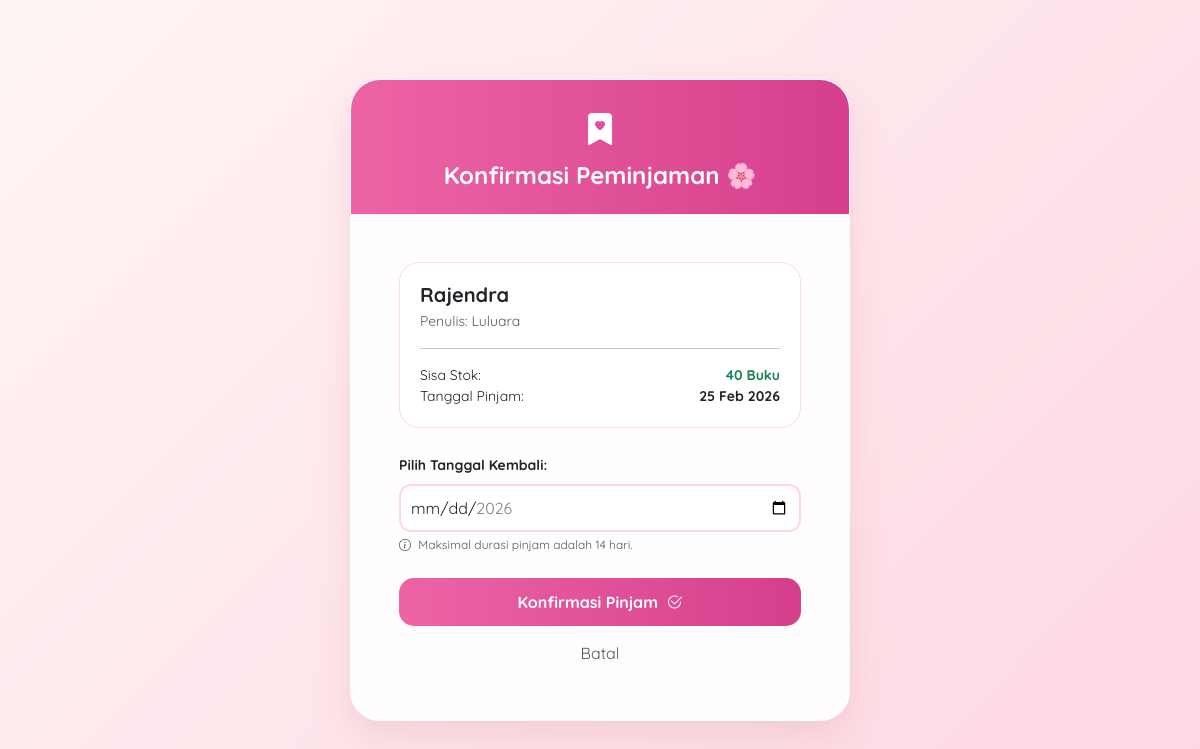
/peminjam/pinjam_buku.php?id=14 (signed in), run on the app's committed database.
### tables this page shows
CREATE TABLE `buku` (
  `id_buku` int(11) NOT NULL,
  `judul` varchar(255) NOT NULL,
  `penulis` varchar(255) NOT NULL,
  `penerbit` varchar(255) NOT NULL,
  `tahun_terbit` int(11) NOT NULL,
  `stok` int(11) DEFAULT 0
);

### peminjam/pinjam_buku.php (the view, shortened to what this page needs)
<?php
include '../config/koneksi.php';
$id_buku = mysqli_real_escape_string($koneksi, $_GET['id']);
$query_buku = mysqli_query($koneksi, "SELECT * FROM buku WHERE id_buku = '$id_buku'");
$buku = mysqli_fetch_array($query_buku);
?>
<!DOCTYPE html>
<html lang="id">
<head>
    <link href="https://cdn.jsdelivr.net/npm/bootstrap@5.3.0/dist/css/bootstrap.min.css" rel="stylesheet">
    <link rel="stylesheet" href="https://cdn.jsdelivr.net/npm/bootstrap-icons@1.11.1/font/bootstrap-icons.css">
</head>
<body>
<div class="confirm-card">
    <div class="card-header-sakura">
        <i class="bi bi-bookmark-heart-fill fs-2"></i>
        <h4 class="fw-bold mb-0 mt-2">Konfirmasi Peminjaman 🌸</h4>
    </div>
    <div class="p-4 p-md-5">
        <div class="book-detail-box mb-4">
            <h5 class="fw-bold text-dark mb-1"><?= $buku['judul'] ?></h5>
            <p class="text-muted small mb-2">Penulis: <?= $buku['penulis'] ?></p>
            <hr class="opacity-25">
            <div class="d-flex justify-content-between small">
                <span>Sisa Stok:</span>
                <span class="fw-bold text-success"><?= $buku['stok'] ?> Buku</span>
            </div>
            <div class="d-flex justify-content-between small">
                <span>Tanggal Pinjam:</span>
                <span class="fw-bold"><?= date('d M Y') ?></span>
            </div>
        </div>
        <form method="POST">
            <div class="mb-4">
                <label class="form-label small fw-bold text-sakura">Pilih Tanggal Kembali:</label>
                <input type="date" name="tgl_kembali" class="form-control" required
                       min="<?= date('Y-m-d', strtotime('+1 day')) ?>"
                       max="<?= date('Y-m-d', strtotime('+14 days')) ?>">
                <div class="form-text" style="font-size: 0.75rem;">
                    <i class="bi bi-info-circle me-1"></i> Maksimal durasi pinjam adalah 14 hari.
                </div>
            </div>
            <div class="d-grid gap-2">
                <button type="submit" name="submit_pinjam" class="btn btn-sakura">
                    Konfirmasi Pinjam <i class="bi bi-check2-circle ms-1"></i>
                </button>
                <a href="index.php" class="btn btn-link text-decoration-none text-muted small">Batal</a>
            </div>
        </form>
    </div>
</div>
</body>
</html>

### peminjam/pinjam_buku.php (style rules this page uses)
body { font-family: 'Quicksand', sans-serif; background: linear-gradient(135deg, #fff5f5 0%, #fed7e2 100%); min-height: 100vh; display: flex; align-items: center; justify-content: center; padding: 20px; }
.confirm-card { background: rgba(255, 255, 255, 0.9); backdrop-filter: blur(10px); border-radius: 30px; box-shadow: 0 15px 35px rgba(214, 158, 172, 0.3); border: 1px solid rgba(255, 255, 255, 0.5); width: 100%; max-width: 500px; overflow: hidden; }
.card-header-sakura { background: linear-gradient(to right, #ed64a6, #d53f8c); color: white; padding: 25px; text-align: center; }
.book-detail-box { background: white; border-radius: 20px; padding: 20px; border: 1.5px solid #fed7e2; }
.form-control { border-radius: 12px; border: 2px solid #fed7e2; padding: 10px; }
.btn-sakura { background: linear-gradient(to right, #ed64a6, #d53f8c); border: none; border-radius: 15px; color: white; font-weight: 700; padding: 12px; transition: 0.3s; }

### data on the page
buku: judul "Rajendra", penulis "Luluara", stok "40"
